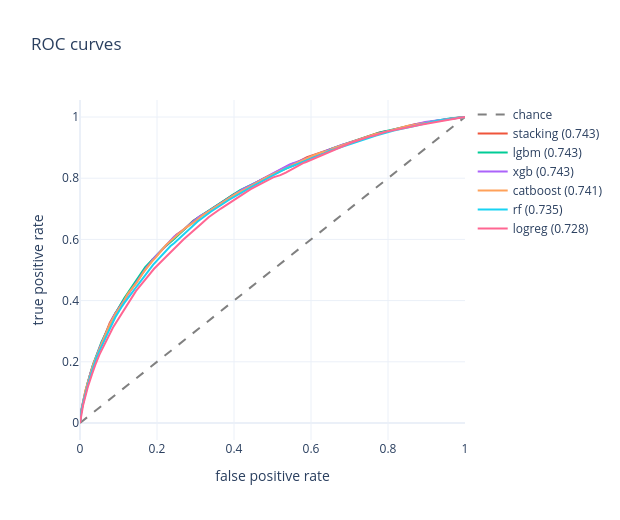

Notebook code for this chart:
### Markdown cell above
## 3 · ROC curves

### Code cell
fig = go.Figure()
fig.add_trace(go.Scatter(x=[0, 1], y=[0, 1], mode='lines', name='chance',
                         line=dict(dash='dash', color='grey')))
for name in board['model']:
    fpr, tpr, _ = roc_curve(y_te, proba[name])
    auc = board.loc[board['model'] == name, 'auc'].iloc[0]
    fig.add_trace(go.Scatter(x=fpr, y=tpr, mode='lines', name=f'{name} ({auc:.3f})'))
fig.update_layout(template='plotly_white', width=620, height=520, title='ROC curves',
                  xaxis_title='false positive rate', yaxis_title='true positive rate')
fig.show()
